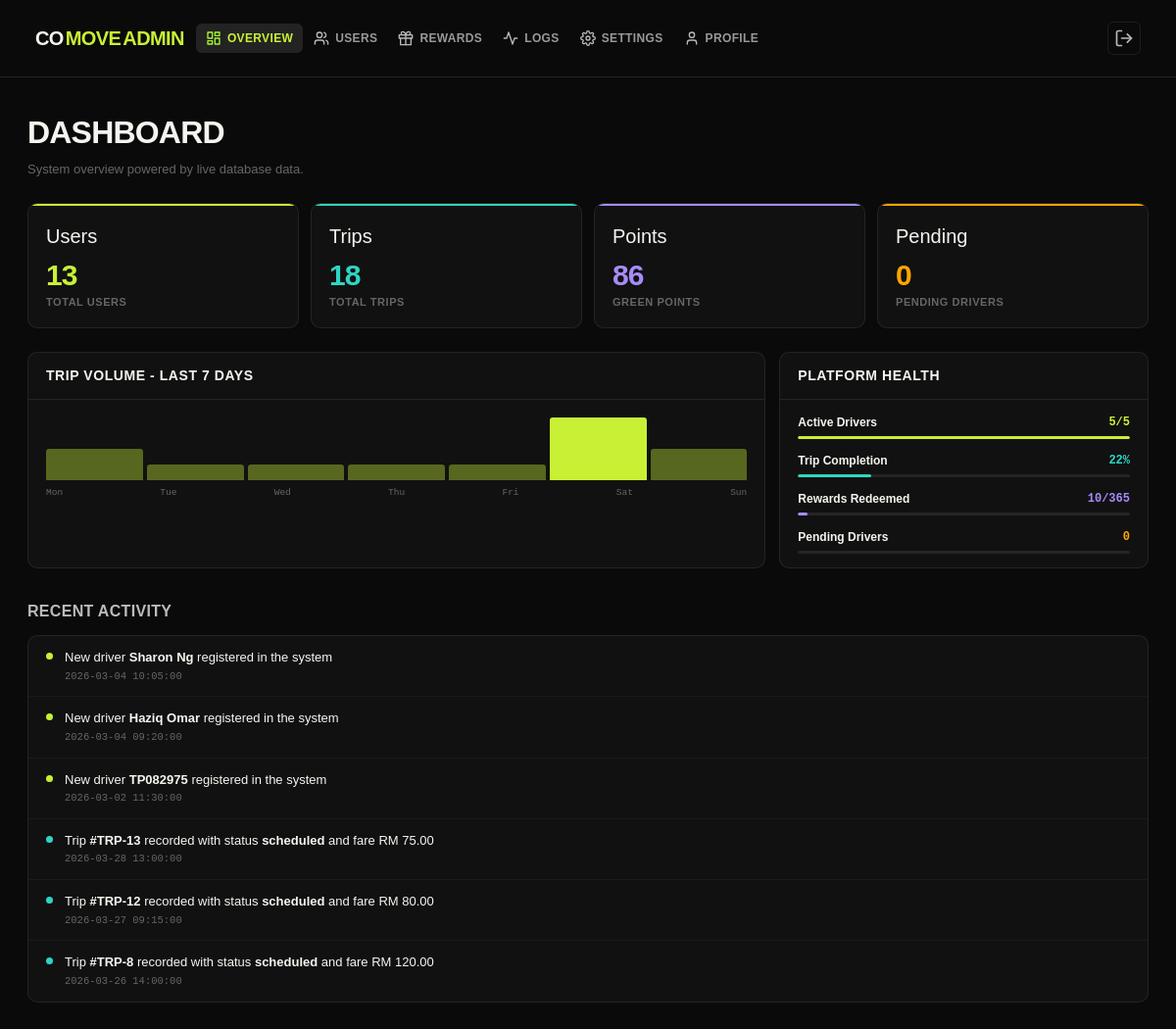
/src/roles/admin/dashboard.php (signed in), run on the app's committed database.
### tables this page shows
CREATE TABLE DRIVER (
    driver_id INT AUTO_INCREMENT PRIMARY KEY,
    name NVARCHAR(50) NOT NULL,
    email VARCHAR(100) NOT NULL UNIQUE,
    password VARCHAR(255) NOT NULL,
    phone_number VARCHAR(20) NOT NULL,
    profile_photo MEDIUMBLOB,
    created_at DATETIME NOT NULL DEFAULT CURRENT_TIMESTAMP,
    approved_by INT,
    driver_status VARCHAR(20) NOT NULL DEFAULT 'pending' CHECK (driver_status IN ('pending','active','rejected','banned')),
    nric_number CHAR(12) NOT NULL UNIQUE,
    nric_front_image MEDIUMBLOB NOT NULL,
    nric_back_image MEDIUMBLOB NOT NULL,
    license_front_image MEDIUMBLOB NOT NULL,
    license_back_image MEDIUMBLOB NOT NULL,
    license_expiry_date DATE NOT NULL,
    vehicle_model VARCHAR(20),
    plate_number CHAR(10) NOT NULL UNIQUE,
    color VARCHAR(20),
    FOREIGN KEY (approved_by) REFERENCES ADMIN(admin_id)
     
);

CREATE TABLE TRIP (
    trip_id INT AUTO_INCREMENT PRIMARY KEY,
    driver_id INT NOT NULL,
    start_location NVARCHAR(100) NOT NULL,
    end_location NVARCHAR(100) NOT NULL,
    departure_time DATETIME NOT NULL,
    total_seats INT NOT NULL DEFAULT 0,
    estimated_duration INT,
    total_amount DECIMAL(10,2) NOT NULL DEFAULT 0,
    gained_point FLOAT,
    trip_status VARCHAR(20) NOT NULL DEFAULT 'scheduled' CHECK (trip_status IN ('scheduled','ongoing','completed')),
    FOREIGN KEY (driver_id) REFERENCES DRIVER(driver_id)
);

### src/roles/admin/includes/bootstrap.php (called while the page is built, shortened)
<?php
function adminEscape($value): string
{
    return htmlspecialchars((string) $value, ENT_QUOTES, 'UTF-8');
}
function adminFetchAll(mysqli $dbConn, string $sql, string $types = '', array $params = []): array
{
    $stmt = mysqli_prepare($dbConn, $sql);
    if ($types !== '' && !empty($params)) {
        mysqli_stmt_bind_param($stmt, $types, ...$params);
    }
    mysqli_stmt_execute($stmt);
    $result = mysqli_stmt_get_result($stmt);
    $rows = [];
    while ($row = mysqli_fetch_assoc($result)) {
        $rows[] = $row;
    }
    return $rows;
}
function adminFetchOne(mysqli $dbConn, string $sql, string $types = '', array $params = []): ?array
{
    $rows = adminFetchAll($dbConn, $sql, $types, $params);
    return isset($rows[0]) ? $rows[0] : null;
}

### src/roles/admin/dashboard.php (the view, shortened to what this page needs)
<?php
require_once __DIR__ . '/includes/header.php';
$totalUsersRow = adminFetchOne($dbConn, 'SELECT (SELECT COUNT(*) FROM RIDER) + (SELECT COUNT(*) FROM DRIVER) AS total_users');
$totalTripsRow = adminFetchOne($dbConn, 'SELECT COUNT(*) AS total_trips FROM TRIP');
$totalPointsRow = adminFetchOne($dbConn, 'SELECT COALESCE((SELECT SUM(points_change) FROM RIDER_GREEN_POINT_LOG), 0) + COALESCE((SELECT SUM(points_change) FROM DRIVER_GREEN_POINT_LOG), 0) AS total_points');
$pendingDriversRow = adminFetchOne($dbConn, 'SELECT COUNT(*) AS pending_drivers FROM DRIVER WHERE driver_status = ?', 's', ['pending']);
$activeDrivers = (int) (adminFetchOne($dbConn, 'SELECT COUNT(*) AS total FROM DRIVER WHERE driver_status = ?', 's', ['active'])['total'] ?? 0);
$totalDrivers = (int) (adminFetchOne($dbConn, 'SELECT COUNT(*) AS total FROM DRIVER')['total'] ?? 0);
$completionRate = (int) (adminFetchOne($dbConn, "SELECT ROUND((SUM(CASE WHEN trip_status = 'completed' THEN 1 ELSE 0 END) / NULLIF(COUNT(*), 0)) * 100) AS rate FROM TRIP")['rate'] ?? 0);
$rewardRedeemed = (int) (adminFetchOne($dbConn, 'SELECT (SELECT COUNT(*) FROM RIDER_REDEMPTION) + (SELECT COUNT(*) FROM DRIVER_REDEMPTION) AS total')['total'] ?? 0);
$rewardTotal = (int) (adminFetchOne($dbConn, 'SELECT COALESCE(SUM(stock), 0) AS total FROM REWARD')['total'] ?? 0);
$recentDrivers = adminFetchAll($dbConn, 'SELECT name, created_at FROM DRIVER ORDER BY created_at DESC LIMIT 3');
$recentTrips = adminFetchAll($dbConn, 'SELECT trip_id, total_amount, departure_time, trip_status FROM TRIP ORDER BY departure_time DESC LIMIT 3');
$tripDays = ['Mon' => 0, 'Tue' => 0, 'Wed' => 0, 'Thu' => 0, 'Fri' => 0, 'Sat' => 0, 'Sun' => 0];
$tripStats = adminFetchAll(
    $dbConn,
    "SELECT DATE_FORMAT(departure_time, '%a') AS trip_day, COUNT(*) AS trip_total
     FROM TRIP
     WHERE departure_time >= DATE_SUB(NOW(), INTERVAL 7 DAY)
     GROUP BY DATE_FORMAT(departure_time, '%a')"
);
foreach ($tripStats as $tripStat) {
    if (isset($tripDays[$tripStat['trip_day']])) {
        $tripDays[$tripStat['trip_day']] = (int) $tripStat['trip_total'];
    }
}
$maxTrips = max($tripDays);
?>
  <main class="dashboard-main">
    <h1 class="page-title">Dashboard</h1>
    <p class="page-subtitle">System overview powered by live database data.</p>
    <div class="stats-grid">
      <div class="stat-card"><div class="stat-card-accent" style="background:var(--lime)"></div><div class="stat-icon">Users</div><div class="stat-value" style="color:var(--lime)"><?php echo adminEscape((int) ($totalUsersRow['total_users'] ?? 0)); ?></div><div class="stat-label">Total Users</div></div>
      <div class="stat-card"><div class="stat-card-accent" style="background:var(--info)"></div><div class="stat-icon">Trips</div><div class="stat-value" style="color:var(--info)"><?php echo adminEscape((int) ($totalTripsRow['total_trips'] ?? 0)); ?></div><div class="stat-label">Total Trips</div></div>
      <div class="stat-card"><div class="stat-card-accent" style="background:var(--purple)"></div><div class="stat-icon">Points</div><div class="stat-value" style="color:var(--purple)"><?php echo adminEscape(number_format((int) ($totalPointsRow['total_points'] ?? 0))); ?></div><div class="stat-label">Green Points</div></div>
      <div class="stat-card"><div class="stat-card-accent" style="background:var(--warn)"></div><div class="stat-icon">Pending</div><div class="stat-value" style="color:var(--warn)"><?php echo adminEscape((int) ($pendingDriversRow['pending_drivers'] ?? 0)); ?></div><div class="stat-label">Pending Drivers</div></div>
    </div>
    <div class="chart-row">
      <div class="card">
        <div class="card-header"><span class="card-title">Trip Volume - Last 7 Days</span></div>
        <div style="padding:18px 18px 12px">
          <div class="mini-chart">
            <?php foreach ($tripDays as $label => $value) { ?>
              <div class="bar" style="height:<?php echo adminEscape((string) max(6, (int) round(($value / $maxTrips) * 100))); ?>%;background:<?php echo $value === $maxTrips ? 'var(--lime)' : 'rgba(200,241,53,0.38)'; ?>" title="<?php echo adminEscape($label . ': ' . $value . ' trips'); ?>"></div>
            <?php } ?>
          </div>
          <div class="chart-labels">
            <?php foreach (array_keys($tripDays) as $label) { ?>
              <span><?php echo adminEscape($label); ?></span>
            <?php } ?>
          </div>
        </div>
      </div>
      <div class="card">
        <div class="card-header"><span class="card-title">Platform Health</span></div>
        <div style="padding:14px 18px;display:flex;flex-direction:column;gap:13px">
          <div><div style="display:flex;justify-content:space-between;font-size:12px;font-weight:700;margin-bottom:4px"><span>Active Drivers</span><span style="color:var(--lime);font-family:'DM Mono',monospace"><?php echo adminEscape($activeDrivers . '/' . max(1, $totalDrivers)); ?></span></div><div class="progress-bar"><div class="progress-fill" style="width:<?php echo adminEscape((string) ($totalDrivers > 0 ? (int) round(($activeDrivers / $totalDrivers) * 100) : 0)); ?>%;background:var(--lime)"></div></div></div>
          <div><div style="display:flex;justify-content:space-between;font-size:12px;font-weight:700;margin-bottom:4px"><span>Trip Completion</span><span style="color:var(--info);font-family:'DM Mono',monospace"><?php echo adminEscape($completionRate); ?>%</span></div><div class="progress-bar"><div class="progress-fill" style="width:<?php echo adminEscape((string) $completionRate); ?>%;background:var(--info)"></div></div></div>
          <div><div style="display:flex;justify-content:space-between;font-size:12px;font-weight:700;margin-bottom:4px"><span>Rewards Redeemed</span><span style="color:var(--purple);font-family:'DM Mono',monospace"><?php echo adminEscape($rewardRedeemed . '/' . max(1, $rewardTotal)); ?></span></div><div class="progress-bar"><div class="progress-fill" style="width:<?php echo adminEscape((string) ($rewardTotal > 0 ? min(100, (int) round(($rewardRedeemed / $rewardTotal) * 100)) : 0)); ?>%;background:var(--purple)"></div></div></div>
          <div><div style="display:flex;justify-content:space-between;font-size:12px;font-weight:700;margin-bottom:4px"><span>Pending Drivers</span><span style="color:var(--warn);font-family:'DM Mono',monospace"><?php echo adminEscape((int) ($pendingDriversRow['pending_drivers'] ?? 0)); ?></span></div><div class="progress-bar"></div></div>
        </div>
      </div>
    </div>
    <div class="section-block">
      <div class="section-title">Recent Activity</div>
      <div class="card">
        <?php foreach ($recentDrivers as $driver) { ?>
          <div class="activity-item"><div class="activity-dot" style="background:var(--lime)"></div><div><div class="activity-text">New driver <strong><?php echo adminEscape($driver['name']); ?></strong> registered in the system</div><div class="activity-time"><?php echo adminEscape($driver['created_at']); ?></div></div></div>
        <?php } ?>
        <?php foreach ($recentTrips as $trip) { ?>
          <div class="activity-item"><div class="activity-dot" style="background:var(--info)"></div><div><div class="activity-text">Trip <strong>#TRP-<?php echo adminEscape($trip['trip_id']); ?></strong> recorded with status <strong><?php echo adminEscape($trip['trip_status']); ?></strong> and fare RM <?php echo adminEscape(number_format((float) $trip['total_amount'], 2)); ?></div><div class="activity-time"><?php echo adminEscape($trip['departure_time']); ?></div></div></div>
        <?php } ?>
      </div>
    </div>
  </main>
<?php require_once __DIR__ . '/includes/footer.php'; ?>

### src/public-assets/style.css (style rules this page uses)
*, *::before, *::after { margin: 0; padding: 0; box-sizing: border-box; }
:root { --forest: #0f2a1d; --lime: #c4f547; --lime-50:#abd53f; --black: #000000; --white: #ffffff; --gray-50: #f9fafb; --gray-100: #f3f4f6; --gray-200: #e5e7eb; --gray-300: #d1d5db; --gray-400: #9ca3af; --gray-500: #6b7280; --gray-600: #4b5563; --gray-700: #374151; --gray-800: #1f2937; --gray-900: #111827; --red-50: #fef2f2; --red-100: #fee2e2; --red-200: #fecaca; --red-500: #ef4444; --red-600: #dc2626; --red-700: #b91c1c; --green-50: #f0fdf4; --green-100: #dcfce7; --green-600: #16a34a; --green-700: #15803d; --yellow-100: #fef9c3; --yellow-400: #facc15; --yellow-600: #ca8a04; --yellow-700: #a16207; --yellow-800: #854d0e; --blue-100: #dbeafe; --blue-700: #1d4ed8; --purple-100: #f3e8ff; --purple-700: #7e22ce; --font-sans: "Inter", system-ui, -apple-system, sans-serif; --font-display: Impact, Haettenschweiler, "Arial Narrow Bold", sans-serif; }
html { scroll-behavior: smooth; }
body { font-family: var(--font-sans); color: var(--gray-900); background: var(--white); line-height: 1.5; -webkit-font-smoothing: antialiased; -moz-osx-font-smoothing: grayscale; }

### data on the page
driver: name "Sharon Ng", created_at "2026-03-04 10:05:00"
driver: name "Haziq Omar", created_at "2026-03-04 09:20:00"
driver: name "TP082975", created_at "2026-03-02 11:30:00"
trip: trip_id "13", trip_status "scheduled", total_amount "75.00", departure_time "2026-03-28 13:00:00"
trip: trip_id "12", trip_status "scheduled", total_amount "80.00", departure_time "2026-03-27 09:15:00"
trip: trip_id "8", trip_status "scheduled", total_amount "120.00", departure_time "2026-03-26 14:00:00"

### other printed values
adminEscape((int) ($totalUsersRow['total_users'] ?? 0)) "13"
adminEscape((int) ($totalTripsRow['total_trips'] ?? 0)) "18"
adminEscape((int) ($pendingDriversRow['pending_drivers'] ?? 0)) "0"
adminEscape($label) "Mon"
adminEscape($label) "Tue"
adminEscape($label) "Wed"
adminEscape($label) "Thu"
adminEscape($label) "Fri"
adminEscape($label) "Sat"
adminEscape($label) "Sun"
adminEscape($activeDrivers . '/' . max(1, $totalDrivers)) "5/5"
adminEscape($completionRate) "22"
adminEscape($rewardRedeemed . '/' . max(1, $rewardTotal)) "10/365"
